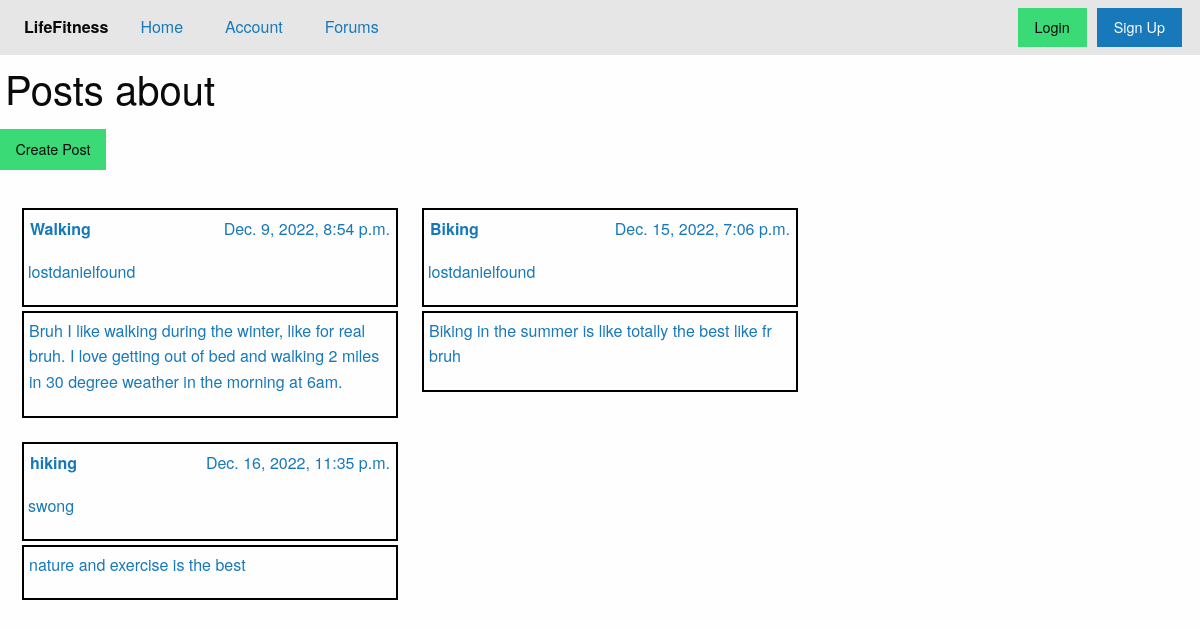
/forums/posts_page/1/, run on the app's committed database.
### LifeFitness/models.py (models this page shows, shortened)
class Post(models.Model):
    user_name = models.CharField(max_length=200, blank=True)
    post_title = models.CharField(max_length=100)
    post_text = models.TextField(max_length=400, blank=False)
    pub_date = models.DateTimeField(auto_now_add=True) # When the object is create, the date and time will be set to datetime.now()
    forum = models.ForeignKey(Forum, on_delete=models.CASCADE)

### LifeFitness/views.py (the view)
# urls.py: path('forums/posts_page/<int:forumsID>/', views.posts_page, name='posts_page'),
def posts_page(request, forumsID):
    Forum_list = Forum.objects.get(pk=forumsID).post_set.all() # Returns all the posts under that forum
    context = {
        'forum_list': Forum_list,
    }
    return render(request, 'LifeFitness/posts_page.html', context=context)

### LifeFitness/templates/LifeFitness/posts_page.html (shortened to what this page needs)
{% extends 'base.html' %}
{% load crispy_forms_tags %}
{% block body_content %}
<div class="bg-container-forum">
    <div class="title-container">
        <h2>Posts about {{forum_list.forum_title}}</h2>
    </div>
    <a href="createpost" class="button success">Create Post</a>
    <div class="post-container">
        {% for post in forum_list %}
        <a href="post/{{post.pk}}">
            <div class="post-object">
                <div class="post-header">
                    <div class="post-title">
                        <p><b>{{post.post_title|slice:":30"}}</b></p>
                        <p>{{post.pub_date}}</p>
                    </div>
                    <p>{{post.user_name}}</p>
                </div>
                <div class="post-description">
                    <p>{{post.post_text}}</p>
                </div>
            </div>
        </a>
        {% endfor %}
    </div>
</div>
{% endblock body_content %}

### LifeFitness/templates/base.html (shortened to what this page needs)
<!DOCTYPE html>
<html lang="en">
<head>
    {% load static %}
    <link rel="stylesheet" href="{% static 'css/foundation.css' %}" />
    <link rel="stylesheet" href="{% static 'css/app.css' %}" />
</head>
<body>
    {% block navigation_bar %}
    <div class="top-bar">
        <div class="top-bar-left">
            <ul class="menu">
                <li class="menu-text">LifeFitness</li>
                <li><a href="/">Home</a></li>
                <li><a href="/account">Account</a></li>
                <li><a href="/forums">Forums</a></li>
            </ul>
        </div>
        <div class="top-bar-right">
            <ul class="menu">
                {% if user.is_authenticated %}
                    <li id="user-text">Welcome back {{ user.username }}</li>
                    <li><a class="alert button" href="/logout">logout</a></li>
                    <li><a class="button" href="/signup">Sign up</a></li>
                {% else %}
                    <li><a class="success button" href="/login">Login</a></li>
                    <li><a class="button" href="/signup">Sign Up</a></li>
                {% endif %}
            </ul>
        </div>
    </div>
    {% endblock navigation_bar %}
    {% block body_content %}{% endblock body_content %}
</body>
</html>

### LifeFitness/static/css/app.css (style rules this page uses)
html, body { margin: 0; height: 100%; overflow: hidden; }
.bg-container-forum { height: 100%; width: 100%; }
.title-container { padding: 5px; }
li { padding-right: 10px; }
.post-container { display: flex; flex-direction: row; justify-content: flex-start; padding: 10px; flex-wrap: wrap; }
.post-object { padding: 10px; border: 20px; border-radius: 5px; width: 400px; min-height: 100px; display: flex; flex-direction: column; justify-content: space-around; }
.post-header { display: flex; flex-direction: column; flex: 1/8; border: 2px; border-color: black; margin: 2px; border-style: solid; justify-content: space-between; padding: 4px; }
.post-title { display: flex; flex-direction: row; margin: 2px; justify-content: space-between; }
.post-description { display: flex; flex: 7/8; border: 2px; border-color: black; margin: 2px; border-style: solid; padding: 5px; }

### data on the page
Post: post_title "Walking", pub_date "Dec. 9, 2022, 8:54 p.m.", user_name "lostdanielfound", post_text "Bruh I like walking during the winter, like for real bruh. I love getting out of bed and walking 2 miles in 30 degree weather in the morning at 6am."
Post: post_title "Biking", pub_date "Dec. 15, 2022, 7:06 p.m.", user_name "lostdanielfound", post_text "Biking in the summer is like totally the best like fr bruh"
Post: post_title "hiking", pub_date "Dec. 16, 2022, 11:35 p.m.", user_name "swong", post_text "nature and exercise is the best"
